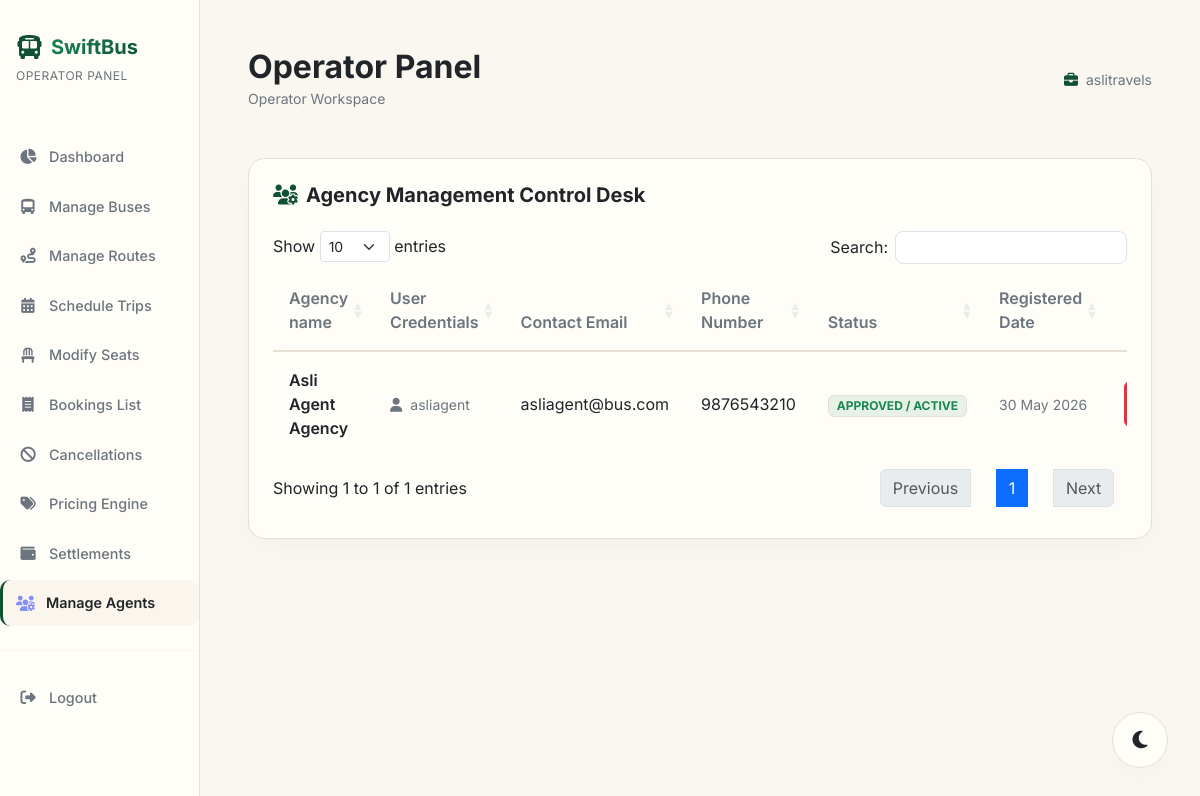
The page /admin/agents.php (signed in) on the database its author committed.
### tables this page shows
CREATE TABLE agent_profiles (
    id INT AUTO_INCREMENT PRIMARY KEY,
    user_id INT NOT NULL,
    agency_name VARCHAR(100) NOT NULL,
    phone VARCHAR(20) NOT NULL,
    commission_rate DECIMAL(5,2) DEFAULT 2.00,
    admin_id INT NULL,
    FOREIGN KEY (user_id) REFERENCES users(id) ON DELETE CASCADE,
    FOREIGN KEY (admin_id) REFERENCES users(id) ON DELETE SET NULL
);

CREATE TABLE users (
    id INT AUTO_INCREMENT PRIMARY KEY,
    username VARCHAR(50) NOT NULL UNIQUE,
    email VARCHAR(100) NOT NULL UNIQUE,
    password VARCHAR(255) NOT NULL,
    role ENUM('customer', 'agent', 'admin', 'super_admin') NOT NULL DEFAULT 'customer',
    status ENUM('pending', 'approved', 'suspended') NOT NULL DEFAULT 'approved',
    operator_code VARCHAR(50) NULL UNIQUE,
    admin_id INT NULL,
    created_at TIMESTAMP DEFAULT CURRENT_TIMESTAMP,
    FOREIGN KEY (admin_id) REFERENCES users(id) ON DELETE SET NULL
);

### admin/agents.php (the view, shortened to what this page needs)
<?php
require_once __DIR__ . '/header.php';
$admin_id = $_SESSION['user_id'];
try {
    $limit = 10;
    $page = isset($_GET['page']) ? max(1, intval($_GET['page'])) : 1;
    $offset = ($page - 1) * $limit;
    $stmt = $pdo->prepare("
        SELECT
            u.id AS user_id,
            u.username,
            u.email,
            u.status,
            u.created_at,
            ap.agency_name,
            ap.phone
        FROM users u
        INNER JOIN agent_profiles ap ON u.id = ap.user_id
        WHERE u.role = 'agent' AND ap.admin_id = ?
        ORDER BY u.created_at DESC
        LIMIT " . intval($limit) . " OFFSET " . intval($offset) . "
    ");
    $stmt->execute([$admin_id]);
    $agents = $stmt->fetchAll();
} catch (PDOException $e) {
    $agents = [];
    $total_records = 0;
    $total_pages = 0;
    $page = 1;
    $offset = 0;
    $limit = 10;
}
?>
<div class="glass-card p-4">
    <h5 class="text-white fw-bold mb-4"><i class="fa-solid fa-users-gear text-indigo me-2"></i>Agency Management Control Desk</h5>
    <?php if (count($agents) === 0): ?>
        <div class="text-center py-5 text-secondary small">No travel agents registered under your operator account yet.</div>
    <?php else: ?>
        <div class="table-responsive">
            <table class="table table-swift table-dark table-hover table-borderless align-middle datatable-swift">
                <thead>
                    <tr>
                        <th>Agency name</th>
                        <th>User Credentials</th>
                        <th>Contact Email</th>
                        <th>Phone Number</th>
                        <th>Status</th>
                        <th>Registered Date</th>
                        <th class="text-end">Actions</th>
                    </tr>
                </thead>
                <tbody>
                    <?php foreach ($agents as $agent): ?>
                        <tr>
                            <td><span class="fw-semibold text-white fs-6"><?= htmlspecialchars($agent['agency_name'] ?? 'N/A') ?></span></td>
                            <td><span class="small text-secondary"><i class="fa-solid fa-user me-2"></i><?= htmlspecialchars($agent['username']) ?></span></td>
                            <td><?= htmlspecialchars($agent['email']) ?></td>
                            <td><?= htmlspecialchars($agent['phone'] ?? 'N/A') ?></td>
                            <td>
                                <?php if ($agent['status'] === 'approved'): ?>
                                    <span class="badge bg-success bg-opacity-10 text-success border border-success border-opacity-25 px-2 py-1">APPROVED / ACTIVE</span>
                                <?php elseif ($agent['status'] === 'pending'): ?>
                                    <span class="badge bg-warning bg-opacity-10 text-warning border border-warning border-opacity-25 px-2 py-1">PENDING APPROVAL</span>
                                <?php else: ?>
                                    <span class="badge bg-danger bg-opacity-10 text-danger border border-danger border-opacity-25 px-2 py-1">SUSPENDED</span>
                                <?php endif; ?>
                            </td>
                            <td class="text-secondary small"><?= date('d M Y', strtotime($agent['created_at'])) ?></td>
                            <td class="text-end">
                                <div class="d-flex justify-content-end gap-2">
                                    <?php if ($agent['status'] === 'pending'): ?>
                                        <form action="" method="POST" class="d-inline">
                                            <input type="hidden" name="csrf_token" value="<?= get_csrf_token() ?>">
                                            <input type="hidden" name="action" value="approve">
                                            <input type="hidden" name="agent_id" value="<?= $agent['user_id'] ?>">
                                            <button type="submit" class="btn btn-success py-1 px-3 small" style="font-size:0.75rem;"><i class="fa-solid fa-circle-check me-1"></i>Approve</button>
                                        </form>
                                    <?php elseif ($agent['status'] === 'approved'): ?>
                                        <form action="" method="POST" class="d-inline">
                                            <button type="submit" class="btn btn-danger py-1 px-3 small" style="font-size:0.75rem;" onclick="return confirm('Suspend operations for this travel agent?')"><i class="fa-solid fa-user-slash me-1"></i>Suspend</button>
                                        </form>
                                    <?php endif; ?>
                                </div>
                            </td>
                        </tr>
                    <?php endforeach; ?>
                </tbody>
            </table>
        </div>
    <?php endif; ?>
</div>
<?php
require_once __DIR__ . '/footer.php';
?>

### assets/css/style.css (style rules this page uses)
:root { --bg-card: var(--card-bg); --text-main: var(--text-primary); --text-muted: var(--text-secondary); --border-glass: var(--border-color); --accent-gold-gradient: linear-gradient(135deg, #198754 0%, var(--accent-primary) 100%); --bg-glass: rgba(255, 255, 255, 0.95); --seat-available: #FFFDF8; --seat-selected: #0F5132; --seat-booked: #9CA3AF; --seat-hold: #EAB308; --seat-female: #F472B6; --seat-female-border: #EC4899; --seat-disabled: #BDC3C7; --accent-indigo: var(--accent-primary); --accent-violet: #146C43; --accent-pink: var(--accent-secondary); --shadow-main: 0 10px 30px -10px rgba(0, 0, 0, 0.05); --shadow-hover: 0 15px 35px -5px rgba(15, 81, 50, 0.15); --input-bg: #FFFFFF; --text-white-fixed: #FFFFFF; --body-bg-gradient: radial-gradient(circle at 50% 0%, var(--bg-secondary) 0%, var(--bg-primary) 70%); --btn-close-filter: invert(0) grayscale(1) brightness(0); }
body { font-family: 'Inter', sans-serif; background: var(--body-bg-gradient); color: var(--text-main); min-height: 100vh; margin: 0; overflow-x: hidden; transition: background 0.3s ease, color 0.3s ease; }
.glass-card { background: var(--bg-card); border: 1px solid var(--border-glass); border-radius: 16px; box-shadow: var(--shadow-main); transition: all 0.3s cubic-bezier(0.4, 0, 0.2, 1); }
.table-swift, .table-swift.table-dark { background-color: transparent !important; --bs-table-bg: transparent !important; --bs-table-color: var(--text-main) !important; --bs-table-hover-color: var(--text-main) !important; --bs-table-hover-bg: var(--bg-secondary) !important; color: var(--text-main) !important; }
.table-swift tr { border-bottom: 1px solid var(--border-glass); }
.table-swift th { font-weight: 600; color: var(--text-muted); border-bottom: 2px solid var(--border-glass) !important; padding: 1rem; }
.table-swift td { padding: 1rem; vertical-align: middle; }
.text-white { color: var(--text-main) !important; }
.text-secondary { color: var(--text-muted) !important; }
.border-opacity-30, .border-opacity-25, .border-opacity-20 { border-color: var(--border-glass) !important; }
.text-indigo { color: var(--accent-primary) !important; }
html, body { min-height: 100vh; display: flex; flex-direction: column; }

### assets/css/theme.css (style rules this page uses)
:root { --bg-primary: #FAF7F0; --bg-secondary: #FAF7F0; --card-bg: #FFFDF8; --accent-primary: #0F5132; --accent-secondary: #146C43; --text-primary: #212529; --text-secondary: #6C757D; --border-color: #E6DFD3; --success: #0F5132; --warning: #D4AF37; --danger: #DC3545; --indigo: #0F5132; --indigo-rgb: 15, 81, 50; --accent-gold: #D4AF37; --border-glass: rgba(212, 175, 55, 0.25); --shadow-diffusion: 0 10px 30px -10px rgba(15, 81, 50, 0.08); }
body { background-color: var(--bg-primary) !important; color: var(--text-primary) !important; transition: background-color 0.3s ease, color 0.3s ease; }

### rows shown on the page
agent_profiles: agency_name "Asli Agent Agency", user.username "asliagent", user.email "asliagent@bus.com", phone "9876543210", user.created_at "30 May 2026"

### other values the page prints
SYSTEM_NAME "SwiftBus"
$user['username'] "aslitravels"
